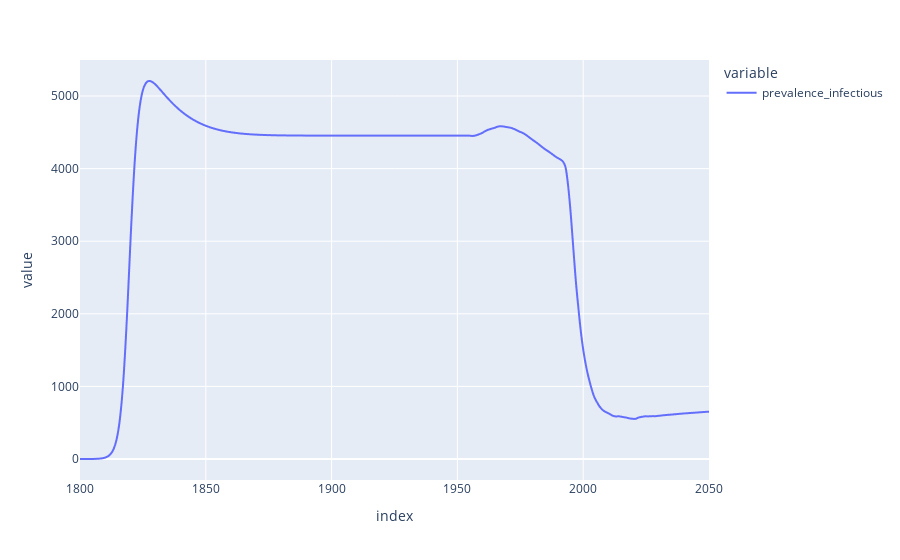

The code cell stored with this chart in its notebook:
### Code cell
derived_df_0['prevalence_infectious'].plot()

### Figure 1 — Plotly figure (JSON) as saved in the notebook; plotly's stock layout.template omitted (floating-point values rounded to 4 significant figures; data arrays with more than 128 entries replaced by an {"elided": "..."} marker saying what was removed)
{"data": [{"hovertemplate": "variable=prevalence_infectious<br>index=%{x}<br>value=%{y}<extra></extra>", "legendgroup": "prevalence_infectious", "line": {"color": "#636efa", "dash": "solid"}, "marker": {"symbol": "circle"}, "mode": "lines", "name": "prevalence_infectious", "showlegend": true, "type": "scattergl", "x": {"elided": "2501 float values"}, "xaxis": "x", "y": {"elided": "2501 float values"}, "yaxis": "y"}], "layout": {"legend": {"title": {"text": "variable"}, "tracegroupgap": 0}, "margin": {"t": 60}, "xaxis": {"anchor": "y", "domain": [0, 1], "title": {"text": "index"}}, "yaxis": {"anchor": "x", "domain": [0, 1], "title": {"text": "value"}}}}
